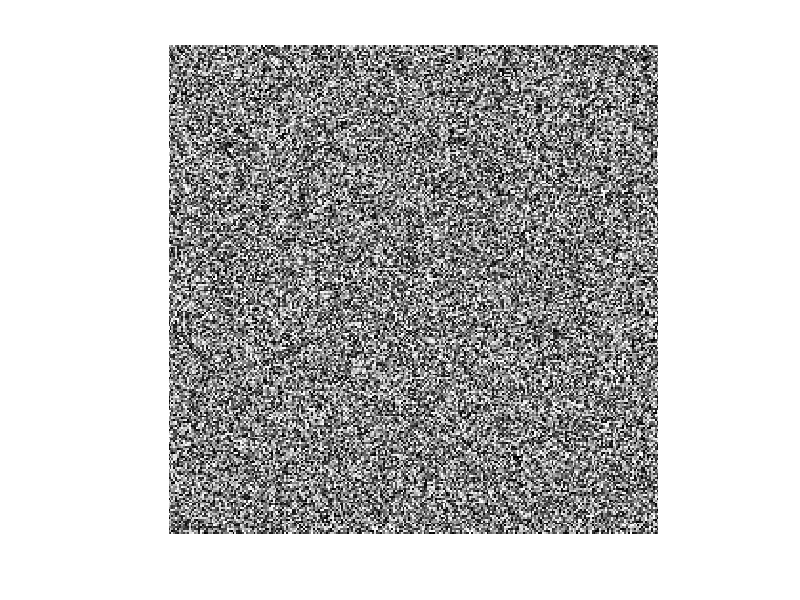

Recreate this plot in MATLAB.
B=rand(256).*1000;%genarate random image array
imshow(B);%poor contrast result using image
           %exceed expected range
imshow(B,[0 1000]);%But if we specify range of dat
                    %imshow also displays correct 